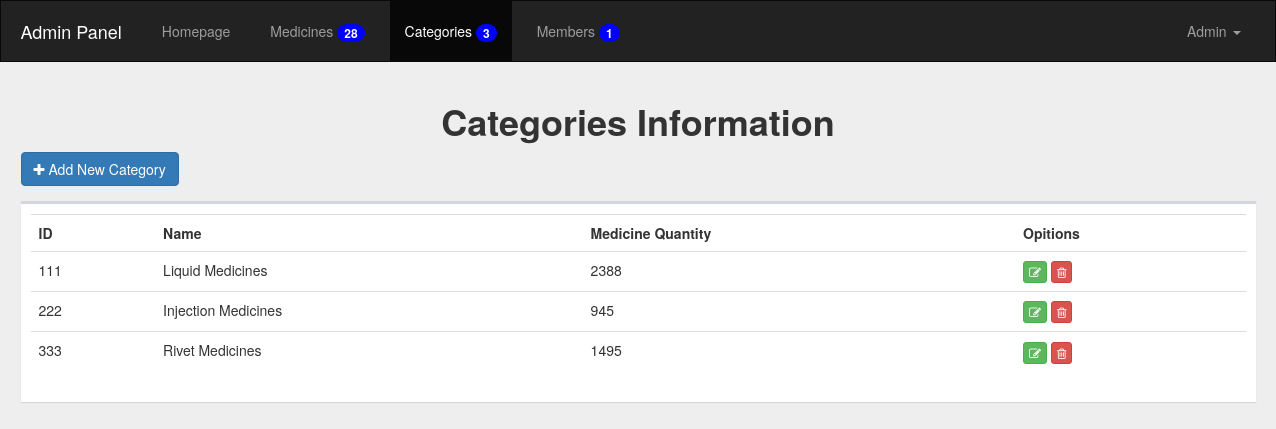
/admin/categories.php?action=manage (signed in), run on the app's committed database.
### tables this page shows
CREATE TABLE `categories` (
  `ID` int(11) NOT NULL,
  `Name` varchar(255) NOT NULL,
  `Description` text NOT NULL
);

### admin/classes/DB.php (called while the page is built, shortened)
<?php
class DB
{
	private $_pdo = NULL;
	private $_result = array();
	private $_count;
	public function connectDB()
	{
		try
		{
			$dsn = "mysql:host=127.0.0.1;dbname=pharmacy";
			$username = "root";
			$password = "";
			$option	= array(
				PDO::MYSQL_ATTR_INIT_COMMAND	=> "SET NAMES utf8"
			);
			$this->_pdo = new PDO($dsn,$username,$password,$option);
			$this->_pdo->setAttribute(PDO::ATTR_ERRMODE, PDO::ERRMODE_EXCEPTION);
		}
		catch(PDOException $e)
		{
			die($e->getMessage());
		}
	}
	public function query($sqlQuery,$params = array())
	{
		if($this->_query = $this->_pdo->prepare($sqlQuery))
		{
			if(count($params) > 0)
			{
				$paramNumber = 1;
				foreach ($params as $param) {
					$this->_query->bindValue($paramNumber,$param);
					$paramNumber++;
				}
			}
			try
			{
				if($this->_query->execute())
				{
					if(strcmp(substr($sqlQuery, 0,6), "SELECT") == 0)
					{
						$this->_result = $this->_query->fetchAll();
						$this->_count = $this->_query->rowCount();
					}
				}
			}
			catch(PDOException $e)
			{
				die($e->getMessage());
				$this->_error = true;
			}
		}
		return $this;
	}
	public function getAllFrom($field, $table, $condition = NULL, $params = array())
	{
		$sqlQuery = "SELECT {$field} FROM {$table} {$condition}";
		return $this->query($sqlQuery,$params);
	}
	public function getResult()
	{
		return $this->_result;
	}
	public function getFirstResult()
	{
		return $this->getResult()[0];
	}
	public function getCount()
	{
		return $this->_count;
	}
}

### admin/classes/Session.php (called while the page is built, shortened)
<?php
class Session
{
	public static function exists($session)
	{
		return isset($_SESSION[$session]);
	}
	public static function get($session)
	{
		return $_SESSION[$session];
	}
}

### admin/classes/Admin.php (called while the page is built, shortened)
<?php
class Admin
{
	private $_session = 'userSession';
	private $_isLoggedIn = false;
	public function __construct()
	{
		$this->_db = new DB();
		if(Session::exists($this->_session))
		{
			$admin = Session::get($this->_session);
			$this->_isLoggedIn = true;
			$data = $this->_db->getAllFrom("*","admins","WHERE Username = ?",array($admin));
		}
	}
	public function IsLoggedIn()
	{
		return $this->_isLoggedIn;
	}
}

### admin/classes/Input.php (called while the page is built, shortened)
<?php
class Input
{
	public static function get($attribute,$method = "POST")
	{
		if($method === "GET")
		{
			if(isset($_GET[$attribute]))
			return $_GET[$attribute];
		}
		else
		{
			if(isset($_POST[$attribute]))
			return $_POST[$attribute];
		}
		return "";
	}
}

### admin/categories.php (the view, shortened to what this page needs)
<?php
require_once "core/init.php";
$admin = new Admin();
if(!$admin->IsLoggedIn())
{
	Redirect::to("login.php");
}
else
{
	$db = new DB();
	$action = Input::get("action","GET");
?>
<div class="container">
	<?php
		if($action === "manage")
		{
			$med = new DB();
			$med->getAllFrom("SUM(Quantity)","medicine","GROUP BY CatName");
			$db->getAllFrom("*","categories","ORDER BY ID ASC");
			if($db->getCount() <= 0)
			{
				echo "<div class='alert alert-danger'>There's no Categories!!!</div>";
				echo "<a class='btn btn-primary' href='categories.php?action=add'><i class='fa fa-plus'></i> Add New Category</a>";
			}
			else
			{
	?>
				<h1 class="text-center" style="font-weight: bold">Categories Information</h1>
				<a class="btn btn-primary" href="categories.php?action=add"><i class="fa fa-plus"></i> Add New Category</a>
			  	<div class="box">
			    	<div class="box-body table-responsive no-padding">
			      		<table class="table table-hover">
					        <tbody>
					        	<tr>
						          <th>ID</th>
						          <th>Name</th>
						          <th>Medicine Quantity</th>
						          <th>Opitions</th>
						        </tr>
							<?php
								$x = 0;
								foreach($db->getResult() as $res)
								{
							?>
					        	<tr>
						          <td><?php echo $res['ID'] ?></td>
						          <td><?php echo $res['Name'] ?></td>
						          <td><?php echo isset($med->getResult()[$x]['SUM(Quantity)']) ? $med->getResult()[$x]['SUM(Quantity)'] : 0; $x++; ?></td>
						          <td>
						          	<a href="categories.php?action=update&tab=categories&id=<?php echo $res['ID']?>&name=<?php echo $res['Name']?>" class="btn btn-xs btn-success  "><i class="fa fa-edit "></i></a>
						          	<a href="actions.php?action=delete&tab=categories&id=<?php echo $res['ID']?>" class="confirm btn btn-xs btn-danger"><i class="fa fa-trash-o"></i></i></a>
						          </td>
						        </tr>
							<?php
								}
							?>
			      			</tbody>
			      		</table>
			    	</div>
			  	</div>
	<?php
			}
		}
	  	?>
</div>
<?php
}
require_once $tempRoute . "footer.php";

### admin/includes/temps/navbar.php (shortened to what this page needs)
<?php
  $dbMemb = new DB();
  $dbMemb->getAllFrom("*","admins");
  $dbCat = new DB();
  $dbCat->getAllFrom("*","categories");
  $dbMed = new DB();
  $dbMed->getAllFrom("*","medicine");
?>
<nav class="navbar navbar-inverse ">
  <div class="container">
    <div class="navbar-header">
      <a class="navbar-brand" style="color:#FFF;" href="#">Admin Panel</a>
    </div>
    <div class="collapse navbar-collapse" id="bs-example-navbar-collapse-1">
      <ul class="nav navbar-nav">
        <?php
           $link =  explode('/', $_SERVER['PHP_SELF'],6);
           $word = $link[count($link) - 1];
           $word = str_split($word,stripos($word,'.'))[0];
        ?>
        <li class="<?php if('index' == $word) echo 'active'?>"><a href="index.php">Homepage</a></li>
        <li class="medicine <?php if('medicine' == $word) echo 'active'?>">
            <a href="medicine.php?action=manage" class="">
            Medicines <span  class="badge"><?php echo ($dbMed->getCount() > 0) ? $dbMed->getCount() : 0  ?></span>
            </a>
        </li>
        <li class="category <?php if('categories' == $word) echo 'active'?>">
            <a href="categories.php?action=manage" class="">
             Categories <span class="badge"><?php echo ($dbCat->getCount() > 0) ? $dbCat->getCount() : 0  ?></span>
            </a>
        </li>
        <li class="member <?php if('members' == $word) echo 'active'?>">
            <a href="members.php?action=manage" >
             Members <span class="badge"><?php echo ($dbMemb->getCount() > 0) ? $dbMemb->getCount() : 0  ?></span>
            </a>
        </li>
      </ul>
      <ul class="nav navbar-nav navbar-right">
        <li class="dropdown">
          <a href="#" class="dropdown-toggle" data-toggle="dropdown" role="button" aria-haspopup="true" aria-expanded="false">
              <?php echo $dbMemb->getFirstResult()['FullName'] ?> <span class="caret"></span>
          </a>
        </li>
      </ul>
    </div>
  </div>
</nav>

### admin/layout/css/backend.css (style rules this page uses)
body { background-color: #EEE; }
.navbar { border-radius: 0; margin-top: 0; }
.navbar ul li { margin-left: 10px; padding-top: 0px }
.navbar ul li a { line-height: 30px; }
.navbar-brand { padding: 20px 15px }
.navbar .badge { background-color: #00F; }
.box { position: relative; margin-top: 15px; border-radius: 0px; background: #FFF; border-top: 3px solid #d2d6de; margin-bottom: -100px; width: 100%; box-shadow: 0 1px 1px rgba(0, 0, 0, 0.1); }
.box-body { border-top-left-radius: 0; border-top-right-radius: 0; border-bottom-right-radius: 3px; border-bottom-left-radius: 3px; padding: 10px; }

### data on the page
categories: ID "111", Name "Liquid Medicines", Result "2388"
categories: ID "222", Name "Injection Medicines", Result "945"
categories: ID "333", Name "Rivet Medicines", Result "1495"

### other printed values
$dbMed->getCount() "28"
$dbCat->getCount() "3"
$dbMemb->getCount() "1"
$dbMemb->getFirstResult()['FullName'] "Admin"
